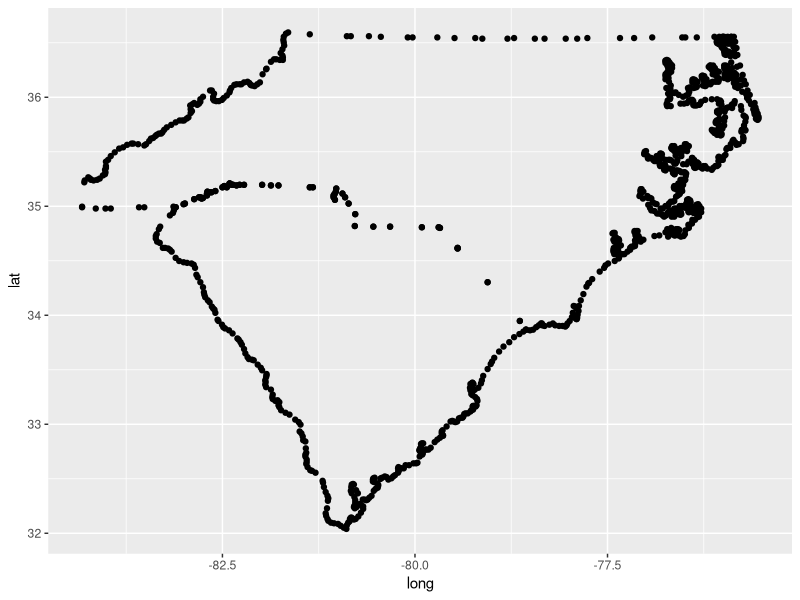

Write the R code that produced this figure.
library(ggplot2)
library(dplyr)

us_map <- map_data("state")

# If you plot the points for a couple of states, mapping longitude to the x
# aesthetic and latitude to the y aesthetic, you can see that the points
# show the outline of the state

us_map %>%
  filter(region %in% c("north carolina","south carolina")) %>%
  ggplot(aes(x = long, y = lat)) + 
  geom_point()
